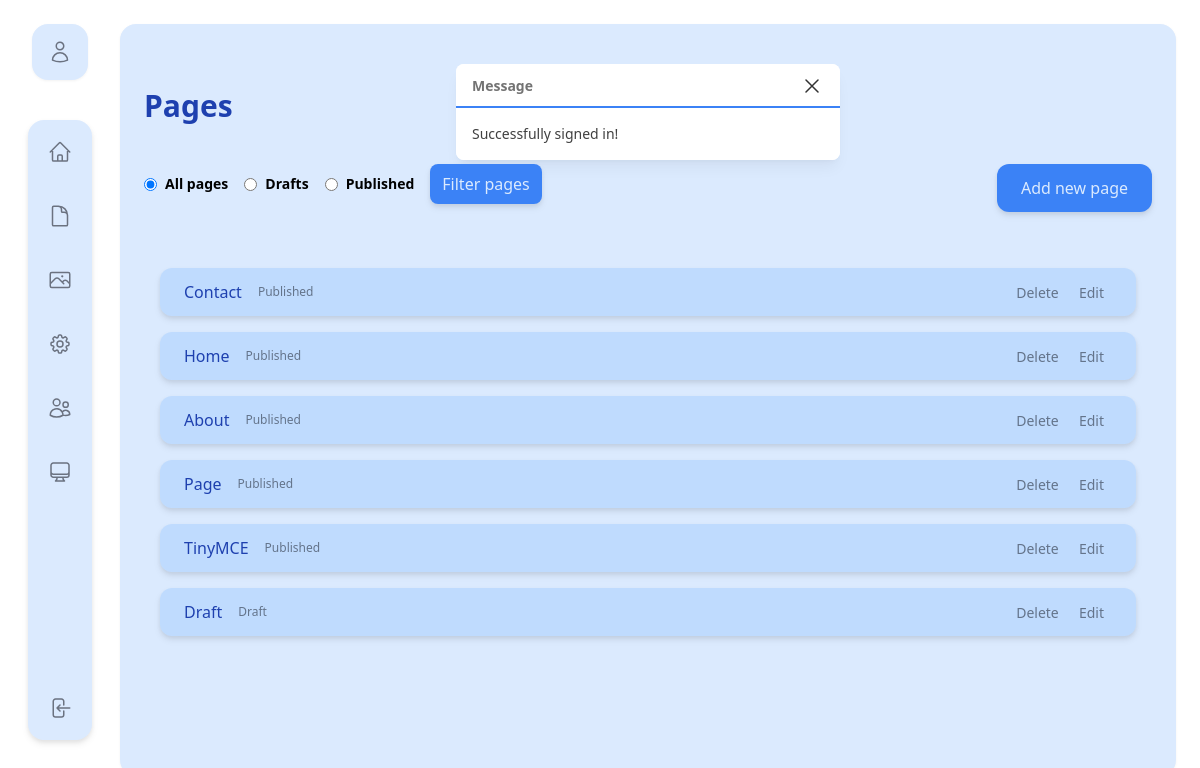
Page /cms-admin/pages.php (signed in) on the committed database.
### tables this page shows
CREATE TABLE `page` (
  `page_id` int(10) UNSIGNED NOT NULL,
  `page_name` varchar(45) NOT NULL,
  `created_at` timestamp NULL DEFAULT current_timestamp(),
  `updated_at` timestamp NULL DEFAULT NULL,
  `published` tinyint(1) NOT NULL,
  `content` text NOT NULL,
  `user_id` int(10) UNSIGNED NOT NULL,
  `menu_priority` int(11) DEFAULT NULL,
  `tiny_mce` int(11) DEFAULT NULL
);

### public/cms-includes/models/Database.php (called while the page is built, shortened)
<?php
class Database {
protected function __construct() {
    $dsn = "mysql:host=". DB_HOST .";dbname=". DB_NAME;
    try {
        $this->db = new PDO($dsn, DB_USER, DB_PASSWORD);
    } catch (PDOException $e) {
        print_r($e);
    }
}
}
?>

### public/cms-includes/models/Page.php (called while the page is built, shortened)
<?php
class Page extends Database
{
    public function selectAll()
    {
        $sql = "SELECT * FROM page";
        $stmt = $this->db->prepare($sql);
        $stmt->execute();
        return $stmt->fetchAll(PDO::FETCH_ASSOC);
    }
}
?>

### public/cms-admin/pages.php (the view, shortened to what this page needs)
<?php
include_once ROOT . '/cms-includes/models/Database.php';
include_once ROOT . '/cms-includes/models/Page.php';
$page = new Page();
$result = $page->selectAll();
$title = "Pages";
?>
<!DOCTYPE html>
<html lang="sv">
<head>
    <link rel="stylesheet" href="/cms-content/styles/style.css">
</head>
<body class="w-screen flex">
    <?php include ROOT . '/cms-includes/partials/header.php'; ?>
    <main class="bg-blue-100 flex w-full m-6 flex-col space-y-10 p-6 rounded-2xl drop-shadow-sm p">
    <?php include ROOT . '/cms-includes/partials/session_msg.php'; ?>
        <h1 class="text-3xl font-semibold text-blue-800"><?= $title ?></h1>
        <div class="flex">
        <form method="post">
            <div class="flex items-center" >
                <input class="mr-2" type="radio" id="All" name="visibility" value="all" checked>
                <label class="mr-4 text-sm font-semibold" for="Draft">All pages</label><br>
                <input class="mr-2" type="radio" id="Draft" name="visibility" value="drafts">
                <label class="mr-4 text-sm font-semibold" for="Draft">Drafts</label><br>
                <input class="mr-2" type="radio" id="Publish" name="visibility" value="published">
                <label class="text-sm font-semibold" for="Publish">Published</label><br>
                <input type="submit" value="Filter pages" class='py-2 px-3 ml-4 w-max bg-blue-500 rounded-lg text-blue-100 drop-shadow-md cursor-pointer hover:bg-blue-600'>
            </div>
        </form>
        <?php
        if($_SESSION['position'] == 'admin') {
            echo "<a href='create_page.php' class='py-3 px-6 ml-auto w-max bg-blue-500 rounded-xl text-blue-100 drop-shadow-md cursor-pointer hover:bg-blue-600'>Add new page</a>";
        }
        echo "</div>";
        function print_ul_li($result)
        {
            echo "<ul>";
            foreach ($result as $page) {
                $page_name = $page['page_name'];
                echo "<li class='py-3 px-6 m-4 bg-blue-200 rounded-xl text-blue-800 drop-shadow-md flex items-center' >
                        <p class='text-base mr-2'>", $page['page_name'], "</p>
                        <p class='text-xs mx-2 text-slate-500'>", $visibility = ($page['published'] == 1) ? "Published" : "Draft", "</p>
                        <div class='ml-auto'>";
                        if($_SESSION['position'] == 'admin') {
                        echo "<a href='delete_page.php?id=$page_name' class='text-sm mx-2 text-slate-500 hover:text-slate-800'>Delete</a>
                            <a href='edit_page.php?id=$page_name' class='text-sm mx-2 text-slate-500 hover:text-slate-800'>Edit</a> ";
                        }
            }
            echo "</ul>";
        }
        print_ul_li($result);
        ?>
    </main>
</body>
</html>

### public/cms-includes/partials/header.php (shortened to what this page needs)
<div class="h-screen ml-6">
    <div class="ml-6 mr-6 w-6 flex flex-col items-center space-y-10 py-6">
        <div class="flex items-center justify-center rounded-2xl drop-shadow-sm bg-blue-100 p-4 text-blue-600">
            <a href="user.php?id=<?php echo $_SESSION['user_id']?>">
            </a>
        </div>
        <div class="space-y-48 rounded-2xl bg-blue-100 drop-shadow-md">
            <ul>
                <li class="p-5">
                    <a href="../cms-admin/dashboard.php">
                    </a>
                </li>
                <li class="p-5">
                    <a href="../cms-admin/pages.php">
                    </a>
                </li>
                <li class="p-5">
                    <a href="../cms-admin/gallery.php">
                    </a>
                </li>
                <li class="p-5">
                    <a href="../cms-admin/settings.php">
                    </a>
                </li>
                <li class="p-5">
                    <a href="../cms-admin/users.php">
                    </a>
                </li>
                <li class="p-5">
                    <a href="../index.php">
                    </a>
                </li>
            </ul>
            <div class="flex items-center justify-center pb-5">
                <a href="../cms-admin/signout.php">
                </a>
            </div>
        </div>
    </div>
</div>

### public/cms-includes/partials/session_msg.php (shortened to what this page needs)
<?php
if (isset($_SESSION['message']) && !empty($_SESSION['message'])) {
    echo "<div id='session-div' class='fixed top-10 inset-x-0 space-x-2'>
    <div
      class='pointer-events-auto mx-auto hidden w-96 max-w-full rounded-lg bg-white bg-clip-padding text-sm shadow-lg shadow-black/5 data-[te-toast-show]:block data-[te-toast-hide]:hidden dark:bg-neutral-600'
      id='static-example' role='alert' aria-live='assertive' aria-atomic='true' data-te-autohide='false' data-te-toast-init data-te-toast-show>
      <div class='flex items-center justify-between rounded-t-lg border-b-2 border-blue-500 border-opacity-100 bg-white bg-clip-padding px-4 pt-2.5 pb-2 dark:border-opacity-50 dark:bg-neutral-600'>
        <p class='font-bold text-neutral-500 dark:text-neutral-200'>Message</p>
        <div class='flex items-center'><button id='session-msg-btn' type='button'
            class='ml-2 box-content rounded-none border-none opacity-80 hover:no-underline hover:opacity-75 focus:opacity-100 focus:shadow-none focus:outline-none'
            data-te-toast-dismiss aria-label='Close'> <span class='w-[1em] focus:opacity-100 disabled:pointer-events-none disabled:select-none disabled:opacity-25 [&.disabled]:pointer-events-none [&.disabled]:select-none [&.disabled]:opacity-25'>
              <svg xmlns='http://www.w3.org/2000/svg' fill='none' viewBox='0 0 24 24'
                stroke-width='1.5'
                stroke='currentColor'
                class='h-6 w-6'> <path
                  stroke-linecap='round'
                  stroke-linejoin='round'
                  d='M6 18L18 6M6 6l12 12' />
              </svg></span></button></div></div> <div class='break-words rounded-b-lg bg-white py-4 px-4 text-neutral-700 dark:bg-neutral-600 dark:text-neutral-200'>"
              . $_SESSION['message'] .
      "</div>
    </div>
  </div>";
}
?>

### rows in the picture
page: page_name "Contact", published "Published"
page: page_name "Home", published "Published"
page: page_name "About", published "Published"
page: page_name "Page", published "Published"
page: page_name "TinyMCE", published "Published"
page: page_name "Draft", published "Draft"

### other values in the picture
$_SESSION['message'] "Successfully signed in!"
$title "Pages"
